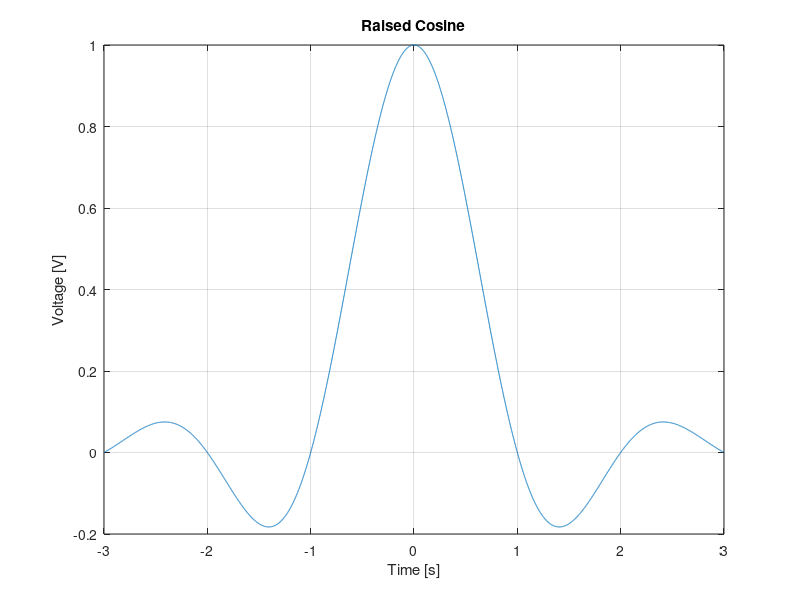

Source code (MATLAB):
%increase ts and alpha to see effects 
ts = 1;
t = [-3:1/1000:3];
alpha = 0.3;
sineWave = sin(pi*t/ts)./(pi*t/ts); 
cosineWave = cos(pi*alpha*t/ts)./(1-4*alpha^2*(t/ts).^2);
sig = sineWave.*cosineWave; 

plot(t,sig)
title('Raised Cosine') 
xlabel('Time [s]')
ylabel('Voltage [V]')
grid on
